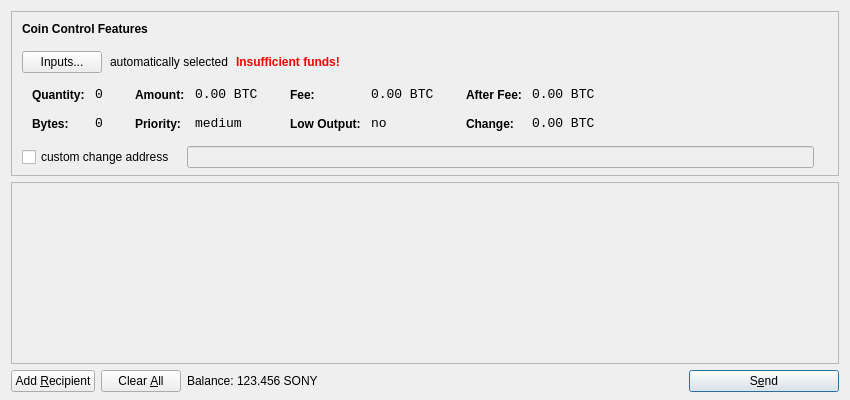
<?xml version="1.0" encoding="UTF-8"?>
<ui version="4.0">
 <class>SendCoinsDialog</class>
 <widget class="QDialog" name="SendCoinsDialog">
  <property name="geometry">
   <rect>
    <x>0</x>
    <y>0</y>
    <width>850</width>
    <height>400</height>
   </rect>
  </property>
  <property name="windowTitle">
   <string>Send Coins</string>
  </property>
  <layout class="QVBoxLayout" name="verticalLayout" stretch="0,1,0">
   <property name="bottomMargin">
    <number>8</number>
   </property>
   <item>
    <widget class="QFrame" name="frameCoinControl">
     <property name="sizePolicy">
      <sizepolicy hsizetype="Expanding" vsizetype="Expanding">
       <horstretch>0</horstretch>
       <verstretch>0</verstretch>
      </sizepolicy>
     </property>
     <property name="maximumSize">
      <size>
       <width>16777215</width>
       <height>16777215</height>
      </size>
     </property>
     <property name="frameShape">
      <enum>QFrame::StyledPanel</enum>
     </property>
     <property name="frameShadow">
      <enum>QFrame::Sunken</enum>
     </property>
     <layout class="QVBoxLayout" name="verticalLayoutCoinControl2">
      <property name="spacing">
       <number>-1</number>
      </property>
      <property name="leftMargin">
       <number>0</number>
      </property>
      <property name="topMargin">
       <number>0</number>
      </property>
      <property name="rightMargin">
       <number>0</number>
      </property>
      <property name="bottomMargin">
       <number>6</number>
      </property>
      <item>
       <layout class="QVBoxLayout" name="verticalLayoutCoinControl" stretch="0,0,0,0,1">
        <property name="spacing">
         <number>0</number>
        </property>
        <property name="leftMargin">
         <number>10</number>
        </property>
        <property name="topMargin">
         <number>10</number>
        </property>
        <item>
         <layout class="QHBoxLayout" name="horizontalLayoutCoinControl1">
          <property name="bottomMargin">
           <number>15</number>
          </property>
          <item>
           <widget class="QLabel" name="labelCoinControlFeatures">
            <property name="sizePolicy">
             <sizepolicy hsizetype="Preferred" vsizetype="Maximum">
              <horstretch>0</horstretch>
              <verstretch>0</verstretch>
             </sizepolicy>
            </property>
            <property name="font">
             <font>
              <weight>75</weight>
              <bold>true</bold>
             </font>
            </property>
            <property name="styleSheet">
             <string notr="true">font-weight:bold;</string>
            </property>
            <property name="text">
             <string>Coin Control Features</string>
            </property>
           </widget>
          </item>
         </layout>
        </item>
        <item>
         <layout class="QHBoxLayout" name="horizontalLayoutCoinControl2" stretch="0,0,0,0">
          <property name="spacing">
           <number>8</number>
          </property>
          <property name="bottomMargin">
           <number>10</number>
          </property>
          <item>
           <widget class="QPushButton" name="pushButtonCoinControl">
            <property name="styleSheet">
             <string notr="true"/>
            </property>
            <property name="text">
             <string>Inputs...</string>
            </property>
           </widget>
          </item>
          <item>
           <widget class="QLabel" name="labelCoinControlAutomaticallySelected">
            <property name="text">
             <string>automatically selected</string>
            </property>
            <property name="margin">
             <number>5</number>
            </property>
           </widget>
          </item>
          <item>
           <widget class="QLabel" name="labelCoinControlInsuffFunds">
            <property name="font">
             <font>
              <weight>75</weight>
              <bold>true</bold>
             </font>
            </property>
            <property name="styleSheet">
             <string notr="true">color:red;font-weight:bold;</string>
            </property>
            <property name="text">
             <string>Insufficient funds!</string>
            </property>
            <property name="margin">
             <number>5</number>
            </property>
           </widget>
          </item>
          <item>
           <spacer name="horizontalSpacerCoinControl">
            <property name="orientation">
             <enum>Qt::Horizontal</enum>
            </property>
            <property name="sizeHint" stdset="0">
             <size>
              <width>40</width>
              <height>1</height>
             </size>
            </property>
           </spacer>
          </item>
         </layout>
        </item>
        <item>
         <widget class="QWidget" name="widgetCoinControl" native="true">
          <property name="sizePolicy">
           <sizepolicy hsizetype="Preferred" vsizetype="Preferred">
            <horstretch>0</horstretch>
            <verstretch>0</verstretch>
           </sizepolicy>
          </property>
          <property name="minimumSize">
           <size>
            <width>0</width>
            <height>0</height>
           </size>
          </property>
          <property name="styleSheet">
           <string notr="true"/>
          </property>
          <layout class="QHBoxLayout" name="horizontalLayoutCoinControl5">
           <property name="margin">
            <number>0</number>
           </property>
           <item>
            <layout class="QHBoxLayout" name="horizontalLayoutCoinControl3" stretch="0,0,0,1">
             <property name="spacing">
              <number>20</number>
             </property>
             <property name="topMargin">
              <number>0</number>
             </property>
             <property name="bottomMargin">
              <number>10</number>
             </property>
             <item>
              <layout class="QFormLayout" name="formLayoutCoinControl1">
               <property name="horizontalSpacing">
                <number>10</number>
               </property>
               <property name="verticalSpacing">
                <number>14</number>
               </property>
               <property name="leftMargin">
                <number>10</number>
               </property>
               <property name="topMargin">
                <number>4</number>
               </property>
               <property name="rightMargin">
                <number>6</number>
               </property>
               <item row="0" column="0">
                <widget class="QLabel" name="labelCoinControlQuantityText">
                 <property name="styleSheet">
                  <string notr="true">font-weight:bold;</string>
                 </property>
                 <property name="text">
                  <string>Quantity:</string>
                 </property>
                 <property name="margin">
                  <number>0</number>
                 </property>
                </widget>
               </item>
               <item row="0" column="1">
                <widget class="QLabel" name="labelCoinControlQuantity">
                 <property name="font">
                  <font>
                   <family>Monospace</family>
                   <pointsize>10</pointsize>
                  </font>
                 </property>
                 <property name="cursor">
                  <cursorShape>IBeamCursor</cursorShape>
                 </property>
                 <property name="contextMenuPolicy">
                  <enum>Qt::ActionsContextMenu</enum>
                 </property>
                 <property name="text">
                  <string notr="true">0</string>
                 </property>
                 <property name="margin">
                  <number>0</number>
                 </property>
                 <property name="textInteractionFlags">
                  <set>Qt::LinksAccessibleByMouse|Qt::TextSelectableByKeyboard|Qt::TextSelectableByMouse</set>
                 </property>
                </widget>
               </item>
               <item row="1" column="0">
                <widget class="QLabel" name="labelCoinControlBytesText">
                 <property name="styleSheet">
                  <string notr="true">font-weight:bold;</string>
                 </property>
                 <property name="text">
                  <string>Bytes:</string>
                 </property>
                </widget>
               </item>
               <item row="1" column="1">
                <widget class="QLabel" name="labelCoinControlBytes">
                 <property name="font">
                  <font>
                   <family>Monospace</family>
                   <pointsize>10</pointsize>
                  </font>
                 </property>
                 <property name="cursor">
                  <cursorShape>IBeamCursor</cursorShape>
                 </property>
                 <property name="contextMenuPolicy">
                  <enum>Qt::ActionsContextMenu</enum>
                 </property>
                 <property name="text">
                  <string notr="true">0</string>
                 </property>
                 <property name="textInteractionFlags">
                  <set>Qt::LinksAccessibleByMouse|Qt::TextSelectableByKeyboard|Qt::TextSelectableByMouse</set>
                 </property>
                </widget>
               </item>
              </layout>
             </item>
             <item>
              <layout class="QFormLayout" name="formLayoutCoinControl2">
               <property name="horizontalSpacing">
                <number>10</number>
               </property>
               <property name="verticalSpacing">
                <number>14</number>
               </property>
               <property name="leftMargin">
                <number>6</number>
               </property>
               <property name="topMargin">
                <number>4</number>
               </property>
               <property name="rightMargin">
                <number>6</number>
               </property>
               <item row="0" column="0">
                <widget class="QLabel" name="labelCoinControlAmountText">
                 <property name="styleSheet">
                  <string notr="true">font-weight:bold;</string>
                 </property>
                 <property name="text">
                  <string>Amount:</string>
                 </property>
                 <property name="margin">
                  <number>0</number>
                 </property>
                </widget>
               </item>
               <item row="0" column="1">
                <widget class="QLabel" name="labelCoinControlAmount">
                 <property name="font">
                  <font>
                   <family>Monospace</family>
                   <pointsize>10</pointsize>
                  </font>
                 </property>
                 <property name="cursor">
                  <cursorShape>IBeamCursor</cursorShape>
                 </property>
                 <property name="contextMenuPolicy">
                  <enum>Qt::ActionsContextMenu</enum>
                 </property>
                 <property name="text">
                  <string notr="true">0.00 BTC</string>
                 </property>
                 <property name="textInteractionFlags">
                  <set>Qt::LinksAccessibleByMouse|Qt::TextSelectableByKeyboard|Qt::TextSelectableByMouse</set>
                 </property>
                </widget>
               </item>
               <item row="1" column="0">
                <widget class="QLabel" name="labelCoinControlPriorityText">
                 <property name="styleSheet">
                  <string notr="true">font-weight:bold;</string>
                 </property>
                 <property name="text">
                  <string>Priority:</string>
                 </property>
                </widget>
               </item>
               <item row="1" column="1">
                <widget class="QLabel" name="labelCoinControlPriority">
                 <property name="font">
                  <font>
                   <family>Monospace</family>
                   <pointsize>10</pointsize>
                  </font>
                 </property>
                 <property name="cursor">
                  <cursorShape>IBeamCursor</cursorShape>
                 </property>
                 <property name="contextMenuPolicy">
                  <enum>Qt::ActionsContextMenu</enum>
                 </property>
                 <property name="text">
                  <string>medium</string>
                 </property>
                 <property name="textInteractionFlags">
                  <set>Qt::LinksAccessibleByMouse|Qt::TextSelectableByKeyboard|Qt::TextSelectableByMouse</set>
                 </property>
                </widget>
               </item>
              </layout>
             </item>
             <item>
              <layout class="QFormLayout" name="formLayoutCoinControl3">
               <property name="horizontalSpacing">
                <number>10</number>
               </property>
               <property name="verticalSpacing">
                <number>14</number>
               </property>
               <property name="leftMargin">
                <number>6</number>
               </property>
               <property name="topMargin">
                <number>4</number>
               </property>
               <property name="rightMargin">
                <number>6</number>
               </property>
               <item row="0" column="0">
                <widget class="QLabel" name="labelCoinControlFeeText">
                 <property name="styleSheet">
                  <string notr="true">font-weight:bold;</string>
                 </property>
                 <property name="text">
                  <string>Fee:</string>
                 </property>
                 <property name="margin">
                  <number>0</number>
                 </property>
                </widget>
               </item>
               <item row="0" column="1">
                <widget class="QLabel" name="labelCoinControlFee">
                 <property name="font">
                  <font>
                   <family>Monospace</family>
                   <pointsize>10</pointsize>
                  </font>
                 </property>
                 <property name="cursor">
                  <cursorShape>IBeamCursor</cursorShape>
                 </property>
                 <property name="contextMenuPolicy">
                  <enum>Qt::ActionsContextMenu</enum>
                 </property>
                 <property name="text">
                  <string notr="true">0.00 BTC</string>
                 </property>
                 <property name="textInteractionFlags">
                  <set>Qt::LinksAccessibleByMouse|Qt::TextSelectableByKeyboard|Qt::TextSelectableByMouse</set>
                 </property>
                </widget>
               </item>
               <item row="1" column="0">
                <widget class="QLabel" name="labelCoinControlLowOutputText">
                 <property name="styleSheet">
                  <string notr="true">font-weight:bold;</string>
                 </property>
                 <property name="text">
                  <string>Low Output:</string>
                 </property>
                </widget>
               </item>
               <item row="1" column="1">
                <widget class="QLabel" name="labelCoinControlLowOutput">
                 <property name="font">
                  <font>
                   <family>Monospace</family>
                   <pointsize>10</pointsize>
                  </font>
                 </property>
                 <property name="cursor">
                  <cursorShape>IBeamCursor</cursorShape>
                 </property>
                 <property name="contextMenuPolicy">
                  <enum>Qt::ActionsContextMenu</enum>
                 </property>
                 <property name="text">
                  <string>no</string>
                 </property>
                 <property name="textInteractionFlags">
                  <set>Qt::LinksAccessibleByMouse|Qt::TextSelectableByKeyboard|Qt::TextSelectableByMouse</set>
                 </property>
                </widget>
               </item>
              </layout>
             </item>
             <item>
              <layout class="QFormLayout" name="formLayoutCoinControl4">
               <property name="horizontalSpacing">
                <number>10</number>
               </property>
               <property name="verticalSpacing">
                <number>14</number>
               </property>
               <property name="leftMargin">
                <number>6</number>
               </property>
               <property name="topMargin">
                <number>4</number>
               </property>
               <property name="rightMargin">
                <number>6</number>
               </property>
               <item row="0" column="0">
                <widget class="QLabel" name="labelCoinControlAfterFeeText">
                 <property name="styleSheet">
                  <string notr="true">font-weight:bold;</string>
                 </property>
                 <property name="text">
                  <string>After Fee:</string>
                 </property>
                 <property name="margin">
                  <number>0</number>
                 </property>
                </widget>
               </item>
               <item row="0" column="1">
                <widget class="QLabel" name="labelCoinControlAfterFee">
                 <property name="font">
                  <font>
                   <family>Monospace</family>
                   <pointsize>10</pointsize>
                  </font>
                 </property>
                 <property name="cursor">
                  <cursorShape>IBeamCursor</cursorShape>
                 </property>
                 <property name="contextMenuPolicy">
                  <enum>Qt::ActionsContextMenu</enum>
                 </property>
                 <property name="text">
                  <string notr="true">0.00 BTC</string>
                 </property>
                 <property name="textInteractionFlags">
                  <set>Qt::LinksAccessibleByMouse|Qt::TextSelectableByKeyboard|Qt::TextSelectableByMouse</set>
                 </property>
                </widget>
               </item>
               <item row="1" column="0">
                <widget class="QLabel" name="labelCoinControlChangeText">
                 <property name="styleSheet">
                  <string notr="true">font-weight:bold;</string>
                 </property>
                 <property name="text">
                  <string>Change:</string>
                 </property>
                </widget>
               </item>
               <item row="1" column="1">
                <widget class="QLabel" name="labelCoinControlChange">
                 <property name="font">
                  <font>
                   <family>Monospace</family>
                   <pointsize>10</pointsize>
                  </font>
                 </property>
                 <property name="cursor">
                  <cursorShape>IBeamCursor</cursorShape>
                 </property>
                 <property name="contextMenuPolicy">
                  <enum>Qt::ActionsContextMenu</enum>
                 </property>
                 <property name="text">
                  <string notr="true">0.00 BTC</string>
                 </property>
                 <property name="textInteractionFlags">
                  <set>Qt::LinksAccessibleByMouse|Qt::TextSelectableByKeyboard|Qt::TextSelectableByMouse</set>
                 </property>
                </widget>
               </item>
              </layout>
             </item>
            </layout>
           </item>
          </layout>
         </widget>
        </item>
        <item>
         <layout class="QHBoxLayout" name="horizontalLayoutCoinControl4" stretch="0,0,0">
          <property name="spacing">
           <number>12</number>
          </property>
          <property name="sizeConstraint">
           <enum>QLayout::SetDefaultConstraint</enum>
          </property>
          <property name="topMargin">
           <number>5</number>
          </property>
          <property name="rightMargin">
           <number>5</number>
          </property>
          <item>
           <widget class="QCheckBox" name="checkBoxCoinControlChange">
            <property name="text">
             <string>custom change address</string>
            </property>
           </widget>
          </item>
          <item>
           <widget class="QLineEdit" name="lineEditCoinControlChange">
            <property name="enabled">
             <bool>false</bool>
            </property>
            <property name="sizePolicy">
             <sizepolicy hsizetype="Expanding" vsizetype="Fixed">
              <horstretch>0</horstretch>
              <verstretch>0</verstretch>
             </sizepolicy>
            </property>
           </widget>
          </item>
          <item>
           <widget class="QLabel" name="labelCoinControlChangeLabel">
            <property name="sizePolicy">
             <sizepolicy hsizetype="Preferred" vsizetype="Expanding">
              <horstretch>0</horstretch>
              <verstretch>0</verstretch>
             </sizepolicy>
            </property>
            <property name="minimumSize">
             <size>
              <width>0</width>
              <height>0</height>
             </size>
            </property>
            <property name="text">
             <string/>
            </property>
            <property name="margin">
             <number>3</number>
            </property>
           </widget>
          </item>
         </layout>
        </item>
        <item>
         <spacer name="verticalSpacerCoinControl">
          <property name="orientation">
           <enum>Qt::Vertical</enum>
          </property>
          <property name="sizeHint" stdset="0">
           <size>
            <width>800</width>
            <height>1</height>
           </size>
          </property>
         </spacer>
        </item>
       </layout>
      </item>
     </layout>
    </widget>
   </item>
   <item>
    <widget class="QScrollArea" name="scrollArea">
     <property name="widgetResizable">
      <bool>true</bool>
     </property>
     <widget class="QWidget" name="scrollAreaWidgetContents">
      <property name="geometry">
       <rect>
        <x>0</x>
        <y>0</y>
        <width>830</width>
        <height>165</height>
       </rect>
      </property>
      <layout class="QVBoxLayout" name="verticalLayout_2">
       <property name="margin">
        <number>0</number>
       </property>
       <item>
        <layout class="QVBoxLayout" name="entries">
         <property name="spacing">
          <number>6</number>
         </property>
        </layout>
       </item>
       <item>
        <spacer name="verticalSpacer">
         <property name="orientation">
          <enum>Qt::Vertical</enum>
         </property>
         <property name="sizeHint" stdset="0">
          <size>
           <width>20</width>
           <height>40</height>
          </size>
         </property>
        </spacer>
       </item>
      </layout>
     </widget>
    </widget>
   </item>
   <item>
    <layout class="QHBoxLayout" name="horizontalLayout">
     <item>
      <widget class="QPushButton" name="addButton">
       <property name="toolTip">
        <string>Send to multiple recipients at once</string>
       </property>
       <property name="text">
        <string>Add &amp;Recipient</string>
       </property>
       <property name="icon">
        <iconset resource="../bitcoin.qrc">
         <normaloff>:/icons/add</normaloff>:/icons/add</iconset>
       </property>
       <property name="autoDefault">
        <bool>false</bool>
       </property>
      </widget>
     </item>
     <item>
      <widget class="QPushButton" name="clearButton">
       <property name="sizePolicy">
        <sizepolicy hsizetype="Minimum" vsizetype="Fixed">
         <horstretch>0</horstretch>
         <verstretch>0</verstretch>
        </sizepolicy>
       </property>
       <property name="toolTip">
        <string>Remove all transaction fields</string>
       </property>
       <property name="text">
        <string>Clear &amp;All</string>
       </property>
       <property name="icon">
        <iconset resource="../bitcoin.qrc">
         <normaloff>:/icons/remove</normaloff>:/icons/remove</iconset>
       </property>
       <property name="autoRepeatDelay">
        <number>300</number>
       </property>
       <property name="autoDefault">
        <bool>false</bool>
       </property>
      </widget>
     </item>
     <item>
      <layout class="QHBoxLayout" name="horizontalLayout_2">
       <property name="spacing">
        <number>3</number>
       </property>
       <item>
        <widget class="QLabel" name="label">
         <property name="text">
          <string>Balance:</string>
         </property>
        </widget>
       </item>
       <item>
        <widget class="QLabel" name="labelBalance">
         <property name="cursor">
          <cursorShape>IBeamCursor</cursorShape>
         </property>
         <property name="text">
          <string>123.456 SONY</string>
         </property>
         <property name="textInteractionFlags">
          <set>Qt::LinksAccessibleByMouse|Qt::TextSelectableByKeyboard|Qt::TextSelectableByMouse</set>
         </property>
        </widget>
       </item>
      </layout>
     </item>
     <item>
      <spacer name="horizontalSpacer">
       <property name="orientation">
        <enum>Qt::Horizontal</enum>
       </property>
       <property name="sizeHint" stdset="0">
        <size>
         <width>40</width>
         <height>20</height>
        </size>
       </property>
      </spacer>
     </item>
     <item>
      <widget class="QPushButton" name="sendButton">
       <property name="minimumSize">
        <size>
         <width>150</width>
         <height>0</height>
        </size>
       </property>
       <property name="toolTip">
        <string>Confirm the send action</string>
       </property>
       <property name="text">
        <string>S&amp;end</string>
       </property>
       <property name="icon">
        <iconset resource="../bitcoin.qrc">
         <normaloff>:/icons/send</normaloff>:/icons/send</iconset>
       </property>
       <property name="default">
        <bool>true</bool>
       </property>
      </widget>
     </item>
    </layout>
   </item>
  </layout>
 </widget>
 <resources>
  <include location="../bitcoin.qrc"/>
 </resources>
 <connections/>
</ui>
